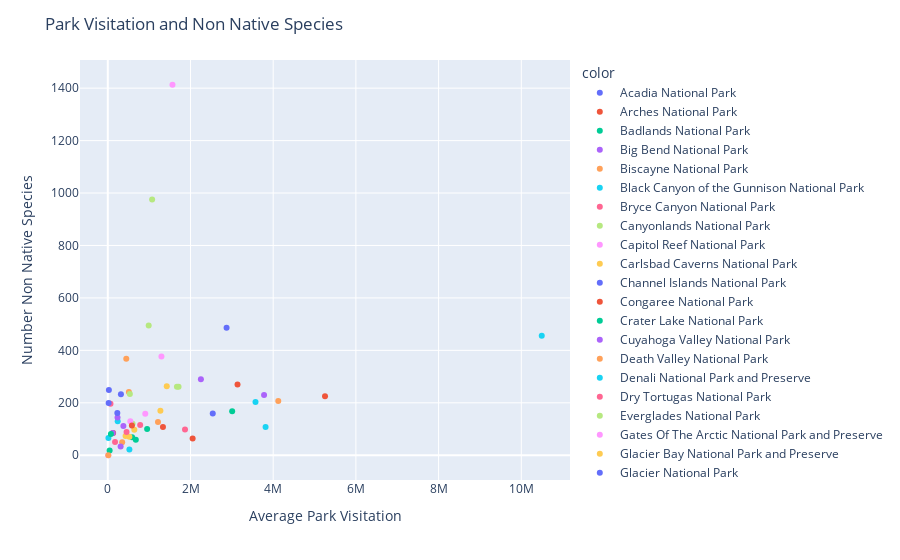

Source (notebook cell):
### Code cell
hover_label = biodiversity_df['Park Name']
fig = px.scatter(x= biodiversity_df['Average'], 
                 y=biodiversity_df['Not Native'], 
                color=biodiversity_df['Park Name'])

fig.update_layout(title='Park Visitation and Non Native Species')
fig.update_layout(
xaxis={'title': 'Average Park Visitation'},
yaxis={'title': 'Number Non Native Species'})

fig.show()

### Figure 1 — Plotly figure (JSON) as saved in the notebook; plotly's stock layout.template omitted (floating-point values rounded to 4 significant figures)
{"data": [{"hovertemplate": "color=Acadia National Park<br>x=%{x}<br>y=%{y}<extra></extra>", "legendgroup": "Acadia National Park", "marker": {"color": "#636efa", "symbol": "circle"}, "mode": "markers", "name": "Acadia National Park", "orientation": "v", "showlegend": true, "type": "scatter", "x": [2872667], "xaxis": "x", "y": [486], "yaxis": "y"}, {"hovertemplate": "color=Arches National Park<br>x=%{x}<br>y=%{y}<extra></extra>", "legendgroup": "Arches National Park", "marker": {"color": "#EF553B", "symbol": "circle"}, "mode": "markers", "name": "Arches National Park", "orientation": "v", "showlegend": true, "type": "scatter", "x": [1334063], "xaxis": "x", "y": [108], "yaxis": "y"}, {"hovertemplate": "color=Badlands National Park<br>x=%{x}<br>y=%{y}<extra></extra>", "legendgroup": "Badlands National Park", "marker": {"color": "#00cc96", "symbol": "circle"}, "mode": "markers", "name": "Badlands National Park", "orientation": "v", "showlegend": true, "type": "scatter", "x": [951227], "xaxis": "x", "y": [100], "yaxis": "y"}, {"hovertemplate": "color=Big Bend National Park<br>x=%{x}<br>y=%{y}<extra></extra>", "legendgroup": "Big Bend National Park", "marker": {"color": "#ab63fa", "symbol": "circle"}, "mode": "markers", "name": "Big Bend National Park", "orientation": "v", "showlegend": true, "type": "scatter", "x": [377154], "xaxis": "x", "y": [112], "yaxis": "y"}, {"hovertemplate": "color=Biscayne National Park<br>x=%{x}<br>y=%{y}<extra></extra>", "legendgroup": "Biscayne National Park", "marker": {"color": "#FFA15A", "symbol": "circle"}, "mode": "markers", "name": "Biscayne National Park", "orientation": "v", "showlegend": true, "type": "scatter", "x": [509950], "xaxis": "x", "y": [241], "yaxis": "y"}, {"hovertemplate": "color=Black Canyon of the Gunnison National Park<br>x=%{x}<br>y=%{y}<extra></extra>", "legendgroup": "Black Canyon of the Gunnison National Park", "marker": {"color": "#19d3f3", "symbol": "circle"}, "mode": "markers", "name": "Black Canyon of the Gunnison National Park", "orientation": "v", "showlegend": true, "type": "scatter", "x": [239225], "xaxis": "x", "y": [130], "yaxis": "y"}, {"hovertemplate": "color=Bryce Canyon National Park<br>x=%{x}<br>y=%{y}<extra></extra>", "legendgroup": "Bryce Canyon National Park", "marker": {"color": "#FF6692", "symbol": "circle"}, "mode": "markers", "name": "Bryce Canyon National Park", "orientation": "v", "showlegend": true, "type": "scatter", "x": [1867144], "xaxis": "x", "y": [98], "yaxis": "y"}, {"hovertemplate": "color=Canyonlands National Park<br>x=%{x}<br>y=%{y}<extra></extra>", "legendgroup": "Canyonlands National Park", "marker": {"color": "#B6E880", "symbol": "circle"}, "mode": "markers", "name": "Canyonlands National Park", "orientation": "v", "showlegend": true, "type": "scatter", "x": [599385], "xaxis": "x", "y": [120], "yaxis": "y"}, {"hovertemplate": "color=Capitol Reef National Park<br>x=%{x}<br>y=%{y}<extra></extra>", "legendgroup": "Capitol Reef National Park", "marker": {"color": "#FF97FF", "symbol": "circle"}, "mode": "markers", "name": "Capitol Reef National Park", "orientation": "v", "showlegend": true, "type": "scatter", "x": [906527], "xaxis": "x", "y": [158], "yaxis": "y"}, {"hovertemplate": "color=Carlsbad Caverns National Park<br>x=%{x}<br>y=%{y}<extra></extra>", "legendgroup": "Carlsbad Caverns National Park", "marker": {"color": "#FECB52", "symbol": "circle"}, "mode": "markers", "name": "Carlsbad Caverns National Park", "orientation": "v", "showlegend": true, "type": "scatter", "x": [429958], "xaxis": "x", "y": [73], "yaxis": "y"}, {"hovertemplate": "color=Channel Islands National Park<br>x=%{x}<br>y=%{y}<extra></extra>", "legendgroup": "Channel Islands National Park", "marker": {"color": "#636efa", "symbol": "circle"}, "mode": "markers", "name": "Channel Islands National Park", "orientation": "v", "showlegend": true, "type": "scatter", "x": [317325], "xaxis": "x", "y": [233], "yaxis": "y"}, {"hovertemplate": "color=Congaree National Park<br>x=%{x}<br>y=%{y}<extra></extra>", "legendgroup": "Congaree National Park", "marker": {"color": "#EF553B", "symbol": "circle"}, "mode": "markers", "name": "Congaree National Park", "orientation": "v", "showlegend": true, "type": "scatter", "x": [128785], "xaxis": "x", "y": [85], "yaxis": "y"}, {"hovertemplate": "color=Crater Lake National Park<br>x=%{x}<br>y=%{y}<extra></extra>", "legendgroup": "Crater Lake National Park", "marker": {"color": "#00cc96", "symbol": "circle"}, "mode": "markers", "name": "Crater Lake National Park", "orientation": "v", "showlegend": true, "type": "scatter", "x": [588563], "xaxis": "x", "y": [69], "yaxis": "y"}, {"hovertemplate": "color=Cuyahoga Valley National Park<br>x=%{x}<br>y=%{y}<extra></extra>", "legendgroup": "Cuyahoga Valley National Park", "marker": {"color": "#ab63fa", "symbol": "circle"}, "mode": "markers", "name": "Cuyahoga Valley National Park", "orientation": "v", "showlegend": true, "type": "scatter", "x": [2251537], "xaxis": "x", "y": [290], "yaxis": "y"}, {"hovertemplate": "color=Death Valley National Park<br>x=%{x}<br>y=%{y}<extra></extra>", "legendgroup": "Death Valley National Park", "marker": {"color": "#FFA15A", "symbol": "circle"}, "mode": "markers", "name": "Death Valley National Park", "orientation": "v", "showlegend": true, "type": "scatter", "x": [1213505], "xaxis": "x", "y": [127], "yaxis": "y"}, {"hovertemplate": "color=Denali National Park and Preserve<br>x=%{x}<br>y=%{y}<extra></extra>", "legendgroup": "Denali National Park and Preserve", "marker": {"color": "#19d3f3", "symbol": "circle"}, "mode": "markers", "name": "Denali National Park and Preserve", "orientation": "v", "showlegend": true, "type": "scatter", "x": [522290], "xaxis": "x", "y": [22], "yaxis": "y"}, {"hovertemplate": "color=Dry Tortugas National Park<br>x=%{x}<br>y=%{y}<extra></extra>", "legendgroup": "Dry Tortugas National Park", "marker": {"color": "#FF6692", "symbol": "circle"}, "mode": "markers", "name": "Dry Tortugas National Park", "orientation": "v", "showlegend": true, "type": "scatter", "x": [64769], "xaxis": "x", "y": [196], "yaxis": "y"}, {"hovertemplate": "color=Everglades National Park<br>x=%{x}<br>y=%{y}<extra></extra>", "legendgroup": "Everglades National Park", "marker": {"color": "#B6E880", "symbol": "circle"}, "mode": "markers", "name": "Everglades National Park", "orientation": "v", "showlegend": true, "type": "scatter", "x": [989213], "xaxis": "x", "y": [495], "yaxis": "y"}, {"hovertemplate": "color=Gates Of The Arctic National Park and Preserve<br>x=%{x}<br>y=%{y}<extra></extra>", "legendgroup": "Gates Of The Arctic National Park and Preserve", "marker": {"color": "#FF97FF", "symbol": "circle"}, "mode": "markers", "name": "Gates Of The Arctic National Park and Preserve", "orientation": "v", "showlegend": true, "type": "scatter", "x": [10912], "xaxis": "x", "y": [0], "yaxis": "y"}, {"hovertemplate": "color=Glacier Bay National Park and Preserve<br>x=%{x}<br>y=%{y}<extra></extra>", "legendgroup": "Glacier Bay National Park and Preserve", "marker": {"color": "#FECB52", "symbol": "circle"}, "mode": "markers", "name": "Glacier Bay National Park and Preserve", "orientation": "v", "showlegend": true, "type": "scatter", "x": [522075], "xaxis": "x", "y": [71], "yaxis": "y"}, {"hovertemplate": "color=Glacier National Park<br>x=%{x}<br>y=%{y}<extra></extra>", "legendgroup": "Glacier National Park", "marker": {"color": "#636efa", "symbol": "circle"}, "mode": "markers", "name": "Glacier National Park", "orientation": "v", "showlegend": true, "type": "scatter", "x": [2537795], "xaxis": "x", "y": [159], "yaxis": "y"}, {"hovertemplate": "color=Grand Canyon National Park<br>x=%{x}<br>y=%{y}<extra></extra>", "legendgroup": "Grand Canyon National Park", "marker": {"color": "#EF553B", "symbol": "circle"}, "mode": "markers", "name": "Grand Canyon National Park", "orientation": "v", "showlegend": true, "type": "scatter", "x": [5252922], "xaxis": "x", "y": [225], "yaxis": "y"}, {"hovertemplate": "color=Grand Teton National Park<br>x=%{x}<br>y=%{y}<extra></extra>", "legendgroup": "Grand Teton National Park", "marker": {"color": "#00cc96", "symbol": "circle"}, "mode": "markers", "name": "Grand Teton National Park", "orientation": "v", "showlegend": true, "type": "scatter", "x": [3007602], "xaxis": "x", "y": [168], "yaxis": "y"}, {"hovertemplate": "color=Great Basin National Park<br>x=%{x}<br>y=%{y}<extra></extra>", "legendgroup": "Great Basin National Park", "marker": {"color": "#ab63fa", "symbol": "circle"}, "mode": "markers", "name": "Great Basin National Park", "orientation": "v", "showlegend": true, "type": "scatter", "x": [118948], "xaxis": "x", "y": [85], "yaxis": "y"}, {"hovertemplate": "color=Great Sand Dunes National Park and Preserve<br>x=%{x}<br>y=%{y}<extra></extra>", "legendgroup": "Great Sand Dunes National Park and Preserve", "marker": {"color": "#FFA15A", "symbol": "circle"}, "mode": "markers", "name": "Great Sand Dunes National Park and Preserve", "orientation": "v", "showlegend": true, "type": "scatter", "x": [347784], "xaxis": "x", "y": [50], "yaxis": "y"}, {"hovertemplate": "color=Great Smoky Mountains National Park<br>x=%{x}<br>y=%{y}<extra></extra>", "legendgroup": "Great Smoky Mountains National Park", "marker": {"color": "#19d3f3", "symbol": "circle"}, "mode": "markers", "name": "Great Smoky Mountains National Park", "orientation": "v", "showlegend": true, "type": "scatter", "x": [10494546], "xaxis": "x", "y": [456], "yaxis": "y"}, {"hovertemplate": "color=Guadalupe Mountains National Park<br>x=%{x}<br>y=%{y}<extra></extra>", "legendgroup": "Guadalupe Mountains National Park", "marker": {"color": "#FF6692", "symbol": "circle"}, "mode": "markers", "name": "Guadalupe Mountains National Park", "orientation": "v", "showlegend": true, "type": "scatter", "x": [175447], "xaxis": "x", "y": [51], "yaxis": "y"}, {"hovertemplate": "color=Haleakala National Park<br>x=%{x}<br>y=%{y}<extra></extra>", "legendgroup": "Haleakala National Park", "marker": {"color": "#B6E880", "symbol": "circle"}, "mode": "markers", "name": "Haleakala National Park", "orientation": "v", "showlegend": true, "type": "scatter", "x": [1071580], "xaxis": "x", "y": [975], "yaxis": "y"}, {"hovertemplate": "color=Hawaii Volcanoes National Park<br>x=%{x}<br>y=%{y}<extra></extra>", "legendgroup": "Hawaii Volcanoes National Park", "marker": {"color": "#FF97FF", "symbol": "circle"}, "mode": "markers", "name": "Hawaii Volcanoes National Park", "orientation": "v", "showlegend": true, "type": "scatter", "x": [1563914], "xaxis": "x", "y": [1413], "yaxis": "y"}, {"hovertemplate": "color=Hot Springs National Park<br>x=%{x}<br>y=%{y}<extra></extra>", "legendgroup": "Hot Springs National Park", "marker": {"color": "#FECB52", "symbol": "circle"}, "mode": "markers", "name": "Hot Springs National Park", "orientation": "v", "showlegend": true, "type": "scatter", "x": [1425899], "xaxis": "x", "y": [263], "yaxis": "y"}, {"hovertemplate": "color=Isle Royale National Park<br>x=%{x}<br>y=%{y}<extra></extra>", "legendgroup": "Isle Royale National Park", "marker": {"color": "#636efa", "symbol": "circle"}, "mode": "markers", "name": "Isle Royale National Park", "orientation": "v", "showlegend": true, "type": "scatter", "x": [20324], "xaxis": "x", "y": [199], "yaxis": "y"}, {"hovertemplate": "color=Joshua Tree National Park<br>x=%{x}<br>y=%{y}<extra></extra>", "legendgroup": "Joshua Tree National Park", "marker": {"color": "#EF553B", "symbol": "circle"}, "mode": "markers", "name": "Joshua Tree National Park", "orientation": "v", "showlegend": true, "type": "scatter", "x": [2051616], "xaxis": "x", "y": [64], "yaxis": "y"}, {"hovertemplate": "color=Katmai National Park and Preserve<br>x=%{x}<br>y=%{y}<extra></extra>", "legendgroup": "Katmai National Park and Preserve", "marker": {"color": "#00cc96", "symbol": "circle"}, "mode": "markers", "name": "Katmai National Park and Preserve", "orientation": "v", "showlegend": true, "type": "scatter", "x": [43923], "xaxis": "x", "y": [18], "yaxis": "y"}, {"hovertemplate": "color=Kenai Fjords National Park<br>x=%{x}<br>y=%{y}<extra></extra>", "legendgroup": "Kenai Fjords National Park", "marker": {"color": "#ab63fa", "symbol": "circle"}, "mode": "markers", "name": "Kenai Fjords National Park", "orientation": "v", "showlegend": true, "type": "scatter", "x": [310492], "xaxis": "x", "y": [33], "yaxis": "y"}, {"hovertemplate": "color=Kobuk Valley National Park<br>x=%{x}<br>y=%{y}<extra></extra>", "legendgroup": "Kobuk Valley National Park", "marker": {"color": "#FFA15A", "symbol": "circle"}, "mode": "markers", "name": "Kobuk Valley National Park", "orientation": "v", "showlegend": true, "type": "scatter", "x": [12278], "xaxis": "x", "y": [0], "yaxis": "y"}, {"hovertemplate": "color=Lake Clark National Park and Preserve<br>x=%{x}<br>y=%{y}<extra></extra>", "legendgroup": "Lake Clark National Park and Preserve", "marker": {"color": "#19d3f3", "symbol": "circle"}, "mode": "markers", "name": "Lake Clark National Park and Preserve", "orientation": "v", "showlegend": true, "type": "scatter", "x": [14914], "xaxis": "x", "y": [66], "yaxis": "y"}, {"hovertemplate": "color=Lassen Volcanic National Park<br>x=%{x}<br>y=%{y}<extra></extra>", "legendgroup": "Lassen Volcanic National Park", "marker": {"color": "#FF6692", "symbol": "circle"}, "mode": "markers", "name": "Lassen Volcanic National Park", "orientation": "v", "showlegend": true, "type": "scatter", "x": [453177], "xaxis": "x", "y": [89], "yaxis": "y"}, {"hovertemplate": "color=Mammoth Cave National Park<br>x=%{x}<br>y=%{y}<extra></extra>", "legendgroup": "Mammoth Cave National Park", "marker": {"color": "#B6E880", "symbol": "circle"}, "mode": "markers", "name": "Mammoth Cave National Park", "orientation": "v", "showlegend": true, "type": "scatter", "x": [533183], "xaxis": "x", "y": [234], "yaxis": "y"}, {"hovertemplate": "color=Mesa Verde National Park<br>x=%{x}<br>y=%{y}<extra></extra>", "legendgroup": "Mesa Verde National Park", "marker": {"color": "#FF97FF", "symbol": "circle"}, "mode": "markers", "name": "Mesa Verde National Park", "orientation": "v", "showlegend": true, "type": "scatter", "x": [544696], "xaxis": "x", "y": [130], "yaxis": "y"}, {"hovertemplate": "color=Mount Rainier National Park<br>x=%{x}<br>y=%{y}<extra></extra>", "legendgroup": "Mount Rainier National Park", "marker": {"color": "#FECB52", "symbol": "circle"}, "mode": "markers", "name": "Mount Rainier National Park", "orientation": "v", "showlegend": true, "type": "scatter", "x": [1272210], "xaxis": "x", "y": [170], "yaxis": "y"}, {"hovertemplate": "color=North Cascades National Park<br>x=%{x}<br>y=%{y}<extra></extra>", "legendgroup": "North Cascades National Park", "marker": {"color": "#636efa", "symbol": "circle"}, "mode": "markers", "name": "North Cascades National Park", "orientation": "v", "showlegend": true, "type": "scatter", "x": [26423], "xaxis": "x", "y": [249], "yaxis": "y"}, {"hovertemplate": "color=Olympic National Park<br>x=%{x}<br>y=%{y}<extra></extra>", "legendgroup": "Olympic National Park", "marker": {"color": "#EF553B", "symbol": "circle"}, "mode": "markers", "name": "Olympic National Park", "orientation": "v", "showlegend": true, "type": "scatter", "x": [3137142], "xaxis": "x", "y": [270], "yaxis": "y"}, {"hovertemplate": "color=Petrified Forest National Park<br>x=%{x}<br>y=%{y}<extra></extra>", "legendgroup": "Petrified Forest National Park", "marker": {"color": "#00cc96", "symbol": "circle"}, "mode": "markers", "name": "Petrified Forest National Park", "orientation": "v", "showlegend": true, "type": "scatter", "x": [677785], "xaxis": "x", "y": [59], "yaxis": "y"}, {"hovertemplate": "color=Pinnacles National Park<br>x=%{x}<br>y=%{y}<extra></extra>", "legendgroup": "Pinnacles National Park", "marker": {"color": "#ab63fa", "symbol": "circle"}, "mode": "markers", "name": "Pinnacles National Park", "orientation": "v", "showlegend": true, "type": "scatter", "x": [235338], "xaxis": "x", "y": [144], "yaxis": "y"}, {"hovertemplate": "color=Redwood National Park<br>x=%{x}<br>y=%{y}<extra></extra>", "legendgroup": "Redwood National Park", "marker": {"color": "#FFA15A", "symbol": "circle"}, "mode": "markers", "name": "Redwood National Park", "orientation": "v", "showlegend": true, "type": "scatter", "x": [446973], "xaxis": "x", "y": [368], "yaxis": "y"}, {"hovertemplate": "color=Rocky Mountain National Park<br>x=%{x}<br>y=%{y}<extra></extra>", "legendgroup": "Rocky Mountain National Park", "marker": {"color": "#19d3f3", "symbol": "circle"}, "mode": "markers", "name": "Rocky Mountain National Park", "orientation": "v", "showlegend": true, "type": "scatter", "x": [3815953], "xaxis": "x", "y": [108], "yaxis": "y"}, {"hovertemplate": "color=Saguaro National Park<br>x=%{x}<br>y=%{y}<extra></extra>", "legendgroup": "Saguaro National Park", "marker": {"color": "#FF6692", "symbol": "circle"}, "mode": "markers", "name": "Saguaro National Park", "orientation": "v", "showlegend": true, "type": "scatter", "x": [783004], "xaxis": "x", "y": [115], "yaxis": "y"}, {"hovertemplate": "color=Sequoia and Kings Canyon National Parks<br>x=%{x}<br>y=%{y}<extra></extra>", "legendgroup": "Sequoia and Kings Canyon National Parks", "marker": {"color": "#B6E880", "symbol": "circle"}, "mode": "markers", "name": "Sequoia and Kings Canyon National Parks", "orientation": "v", "showlegend": true, "type": "scatter", "x": [1710912, 1671910], "xaxis": "x", "y": [261, 261], "yaxis": "y"}, {"hovertemplate": "color=Shenandoah National Park<br>x=%{x}<br>y=%{y}<extra></extra>", "legendgroup": "Shenandoah National Park", "marker": {"color": "#FF97FF", "symbol": "circle"}, "mode": "markers", "name": "Shenandoah National Park", "orientation": "v", "showlegend": true, "type": "scatter", "x": [1297377], "xaxis": "x", "y": [377], "yaxis": "y"}, {"hovertemplate": "color=Theodore Roosevelt National Park<br>x=%{x}<br>y=%{y}<extra></extra>", "legendgroup": "Theodore Roosevelt National Park", "marker": {"color": "#FECB52", "symbol": "circle"}, "mode": "markers", "name": "Theodore Roosevelt National Park", "orientation": "v", "showlegend": true, "type": "scatter", "x": [641534], "xaxis": "x", "y": [97], "yaxis": "y"}, {"hovertemplate": "color=Voyageurs National Park<br>x=%{x}<br>y=%{y}<extra></extra>", "legendgroup": "Voyageurs National Park", "marker": {"color": "#636efa", "symbol": "circle"}, "mode": "markers", "name": "Voyageurs National Park", "orientation": "v", "showlegend": true, "type": "scatter", "x": [230857], "xaxis": "x", "y": [161], "yaxis": "y"}, {"hovertemplate": "color=Wind Cave National Park<br>x=%{x}<br>y=%{y}<extra></extra>", "legendgroup": "Wind Cave National Park", "marker": {"color": "#EF553B", "symbol": "circle"}, "mode": "markers", "name": "Wind Cave National Park", "orientation": "v", "showlegend": true, "type": "scatter", "x": [582903], "xaxis": "x", "y": [113], "yaxis": "y"}, {"hovertemplate": "color=Wrangell - St Elias National Park and Preserve<br>x=%{x}<br>y=%{y}<extra></extra>", "legendgroup": "Wrangell - St Elias National Park and Preserve", "marker": {"color": "#00cc96", "symbol": "circle"}, "mode": "markers", "name": "Wrangell - St Elias National Park and Preserve", "orientation": "v", "showlegend": true, "type": "scatter", "x": [75193], "xaxis": "x", "y": [81], "yaxis": "y"}, {"hovertemplate": "color=Yellowstone National Park<br>x=%{x}<br>y=%{y}<extra></extra>", "legendgroup": "Yellowstone National Park", "marker": {"color": "#ab63fa", "symbol": "circle"}, "mode": "markers", "name": "Yellowstone National Park", "orientation": "v", "showlegend": true, "type": "scatter", "x": [3779045], "xaxis": "x", "y": [230], "yaxis": "y"}, {"hovertemplate": "color=Yosemite National Park<br>x=%{x}<br>y=%{y}<extra></extra>", "legendgroup": "Yosemite National Park", "marker": {"color": "#FFA15A", "symbol": "circle"}, "mode": "markers", "name": "Yosemite National Park", "orientation": "v", "showlegend": true, "type": "scatter", "x": [4122831], "xaxis": "x", "y": [207], "yaxis": "y"}, {"hovertemplate": "color=Zion National Park<br>x=%{x}<br>y=%{y}<extra></extra>", "legendgroup": "Zion National Park", "marker": {"color": "#19d3f3", "symbol": "circle"}, "mode": "markers", "name": "Zion National Park", "orientation": "v", "showlegend": true, "type": "scatter", "x": [3571925], "xaxis": "x", "y": [203], "yaxis": "y"}], "layout": {"legend": {"title": {"text": "color"}, "tracegroupgap": 0}, "margin": {"t": 60}, "title": {"text": "Park Visitation and Non Native Species"}, "xaxis": {"anchor": "y", "domain": [0, 1], "title": {"text": "Average Park Visitation"}}, "yaxis": {"anchor": "x", "domain": [0, 1], "title": {"text": "Number Non Native Species"}}}}
